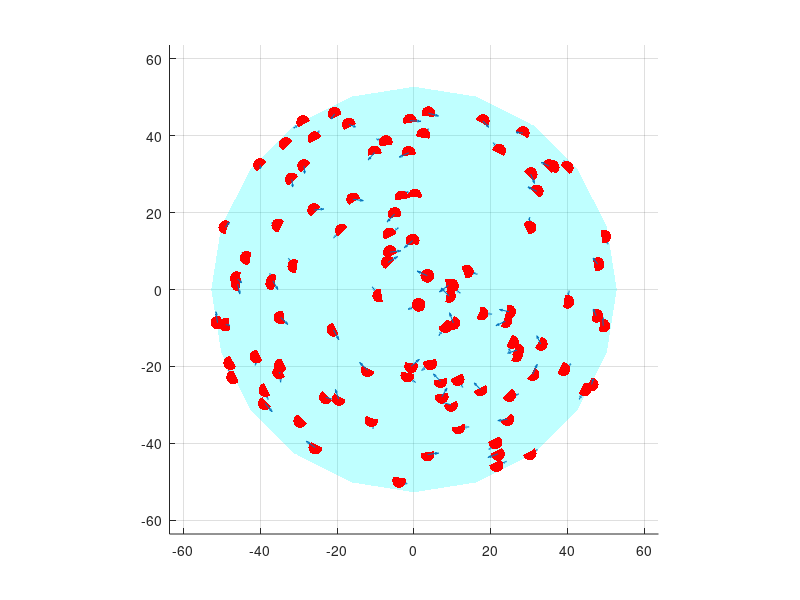

Write the MATLAB code that produced this figure. (Note: this script raises an error after producing the figure.)
clc
close all
clear all

%% Particle Properties
n = 100;                                 % Number of Particles

phi = acos(2*rand(n,1)-1)/2;
theta = 2 * pi * rand(n,1);
R = 5.3e-05;                       % Droplet Radius
p_r = 1 * 10^(-6);                  % Paricle Radius (m)
cl = 10^(-6);                    %Characteristic Length (um)

x = R*sin(phi).*cos(theta)/cl;
y = R*sin(phi).*sin(theta)/cl;
z = R*cos(phi)/cl;

r = [x y z];                            % Particle Coordinates Normalized
% r = [0 0 R; 0.02*R 0.02*R 0.9996*R; R 0 0];
C_0 = [0 0 0];                          % Water Droplet Center Position
I = eye(3);                             % Identity Matrix

x_rand = 2*rand(n,1)-1;
y_rand = 2*rand(n,1)-1;
z_rand = 2*rand(n,1)-1;

p_rand = [x_rand y_rand z_rand];
p_norm = zeros(n,3);
P_i = zeros(n,3);

for ii = 1:n
    dev_ten_i = I-([r(ii,:)*r(ii,1);r(ii,:)*r(ii,2);r(ii,:)*r(ii,3)]/sum(r(ii,:).^2));
    P_i(ii,:) = p_rand(ii,:)*dev_ten_i/norm(p_rand(ii,:)*dev_ten_i);
end

%% Particle Plotting
fig1 = figure;
[u,v,w] = sphere;
u = u(11:end,:);
v = v(11:end,:);
w = w(11:end,:);
s = surf(R*u/cl,R*v/cl,R*w/cl,'FaceAlpha',0.25,'FaceColor','c','edgecolor','none');
axis equal
xlim([-R*1.2/cl R*1.2/cl])
ylim([-R*1.2/cl R*1.2/cl])
zlim([0 R*1.2/cl])
view(0,90);
hold on
h = plot3(r(:,1),r(:,2),r(:,3),'r.','MarkerSize',30);
g = quiver3(r(:,1),r(:,2),r(:,3),P_i(:,1),P_i(:,2),P_i(:,3),0.2);
g.Color = 'black';

%% Particle Motion

d_W = randn(n,3);                   % Normally Distributed Walk

rho = 998;                          % Density of Water (kg/m^3)
eta = 10^-3;                        % Dynamic Viscosity of Fluid (Ns/m^2)
zeta = (6*pi*eta*p_r);              % Friction Coefficient
T = 293;                            % Temperature (K)
k_b = 1.38064852 * 10^(-23);        % Boltzmann Constant (um^2*kg/s^2*K)
D = (T*k_b) / zeta;                 % Diffusivity

gamma = 0.073;                      % Surface Tension (N/m)
%{
tau = 100*eta*cl/gamma;
dt = 0.1*tau;
dt_n = .001*tau;
%}
dt=10^-2;
k = 25*cl^2;                          % Surface Constraint Spring Constant (N/um)
k_ev = 1e-1;                        % Excluded Volume Spring Constant (N/m)

F_s_i = zeros(n,3);                 % Spring Force Initialize
F_ev = zeros(n,3);                  % Excluded Volume Initialize
F_hyd = zeros(n,3);                 % Hydrodynamic Force Initialize
F_ij_22 = zeros(n,3);               % Quadropole-Quadropole Initialize
T_ij_22 = zeros(n,3);               % Quadropole-Quadropole Torque Initialize
dist = zeros(n);

Q_i_0 = 0.245;                       % Fixed Monopolar Rise for i
Q_j_0 = 0.245;                       % Fixed Monopolar Rise for j
Q_i_2 = 0.245;                       % Fixed Quadropolar Rise for i
Q_j_2 = 0.245;                       % Fixed Quadropolar Rise for j

r_in = [x y z];                     % Test to see the change in position

for t = 1:300
    delete(h)
    delete(g)
    delete(s)
    
    d_W = randn(n,3);
    
    for i = 1:n
        temp_1 = [0 0 0];
        temp_2 = [0 0 0];
        temp_3 = [0 0 0];
        temp_4 = [0 0 0];
        
        r_n_i = norm(r(i,:)-C_0);
        F_s_i(i,:) = -k*(r_n_i-R/cl)*(r(i,:)-C_0)/r_n_i;
        
        for j = 1:n
            d = (R/p_r)*acos(dot((r(i,:)-C_0),(r(j,:)-C_0))/...
                (sqrt(sum((r(i,:)-C_0).^2)*sum((r(j,:)-C_0).^2))));
            dist(i,j) = R * acos(dot((r(i,:)-C_0),(r(j,:)-C_0))/...
                (sqrt(sum((r(i,:)-C_0).^2)*sum((r(j,:)-C_0).^2))));
            
            if j~=i
                % Quadropole-Quadropole Force
                dev_ten_i = I-([r(i,:)*r(i,1);r(i,:)*r(i,2);r(i,:)*r(i,3)]/sum(r(i,:).^2));
                d_ij = ((r(j,:)*dev_ten_i)-(r(i,:)*dev_ten_i))/norm((r(j,:)*dev_ten_i)-(r(i,:)*dev_ten_i));
                phi_i = atan2(dot(r(i,:)/r_n_i,cross(P_i(i,:),d_ij)),dot(P_i(i,:),d_ij));
                
                r_n_j = norm(r(j,:)-C_0);
                dev_ten_j = I-([r(j,:)*r(j,1);r(j,:)*r(j,2);r(j,:)*r(j,3)]/sum(r(j,:).^2));
                d_ji = ((r(j,:)*dev_ten_j)-(r(i,:)*dev_ten_j))/norm((r(j,:)*dev_ten_j)-(r(i,:)*dev_ten_j));
                phi_j = atan2(dot(r(j,:)/r_n_j,cross(P_i(j,:),d_ji)),dot(P_i(j,:),d_ji));
                
                F_ij_22(i,:) = (48*pi*gamma*p_r^4*Q_i_2*Q_j_2/(d^5))*...
                    (d_ij*cos(2*(phi_i+phi_j))-cross(r(i,:)/r_n_i,d_ij)*sin(2*(phi_i+phi_j)))/cl;
                
                temp_1 = temp_1 + F_ij_22(i,:);
                
                % Excluded Volume Force
                delta = (d-2*p_r/cl);
                
                if delta < 0
                    F_ev(i,:) = -.0025*k_ev*delta*d_ij*cl;
                    temp_2 = temp_2 + F_ev(i,:);
                end
                
                % Hydrodynamic Force
                F_hyd(i,:) = -6*pi*eta^2*(Q_j_0/d)^2*d_ij/rho;
                temp_3 = temp_3 + F_hyd(i,:);
                
                % Quadropolar Torque
                T_ij_22(i,:) = -24*pi*gamma*p_r^4*Q_i_2*Q_j_2*sin(2*(phi_i+phi_j))*r(i,:)/(d^4*r_n_i)/(cl^2);
                temp_4 = temp_4 + T_ij_22(i,:);
            end
        end
        
        F_ij_22(i,:) = temp_1;
        F_ev(i,:) = temp_2;
        F_hyd(i,:) = temp_3;
        T_ij_22(i,:) = temp_4;
    end
    
    % Change in Position
    d_r = sqrt(2*D*dt)*d_W/cl + dt*(F_s_i+F_ij_22+F_ev)/zeta;
    r = r + d_r;
    
    %{
    for k = 1:n
       if r(k,3)/R < 0
           r(k,3) = -r(k,3);
       end
    end
    %}
    
    % Change in Orientation
    w_i = cl^2*T_ij_22/(4*pi*eta*p_r^3);
    d_p = cross(w_i,P_i)*dt;
    for iii = 1:n
        P_i(iii,:) = (P_i(iii,:)+d_p(iii,:))/norm(P_i(iii,:)+d_p(iii,:));
    end
    
    % Updated Plot
    h = plot3(r(:,1),r(:,2),r(:,3),'r.','MarkerSize',30);
    hold on
    g = quiver3(r(:,1),r(:,2),r(:,3),P_i(:,1),P_i(:,2),P_i(:,3),0.2);
    g.Color = 'black';
    [u,v,w] = sphere;
    u = u(11:end,:);
    v = v(11:end,:);
    w = w(11:end,:);
    s = surf(R.*u/p_r,R.*v/p_r,R.*w/p_r,'FaceAlpha',0.25,'FaceColor','c','edgecolor','none');
    axis equal
    xlim([-R*1.2/p_r R*1.2/p_r])
    ylim([-R*1.2/p_r R*1.2/p_r])
    zlim([0 R*1.2/p_r])
    
    fr_get(t) = getframe(fig1, [10 10 520 400]);
end

gif_Writer = VideoWriter('Animation 2');
gif_Writer.FrameRate = 30;
open(gif_Writer);
writeVideo(gif_Writer,fr_get)
close(gif_Writer);

hold off

close all